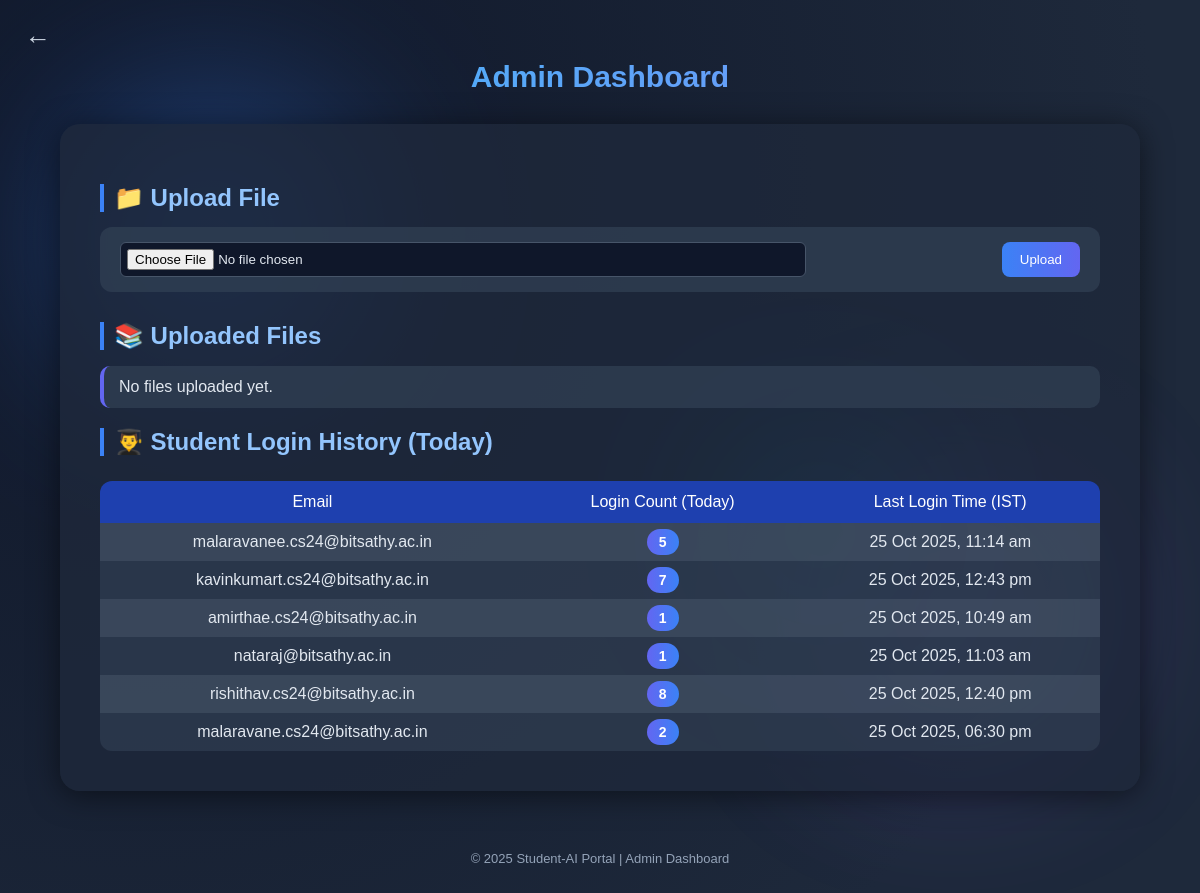
Page /admin_dashboard on the committed database.
### models.py (models this page shows)
class StudentLogin(Base):
    __tablename__ = "student_logins"
    id = Column(Integer, primary_key=True, index=True)
    email = Column(String, index=True)
    timestamp = Column(DateTime(timezone=True), server_default=func.now())

### main.py (the view)
@app.get("/admin_dashboard", response_class=HTMLResponse)
def admin_dashboard(request: Request, db: Session = Depends(get_db)):
    files = os.listdir(UPLOAD_DIR)
    logins = db.query(StudentLogin).all()
    today = date.today()
    login_counts = defaultdict(lambda: {"count": 0, "last_login": "N/A"})
    for login in logins:
        ts = login.timestamp
        if ts.tzinfo is None:
            ts = ts.replace(tzinfo=datetime.now().astimezone().tzinfo)
        if ts.date() == today:
            login_counts[login.email]["count"] += 1
            login_counts[login.email]["last_login"] = ts.astimezone(timezone.utc).isoformat()
    return templates.TemplateResponse(
        "admin_dashboard.html",
        {"request": request, "files": files, "login_counts": login_counts, "year": datetime.now().year}
    )

### templates/admin_dashboard.html (shortened to what this page needs)
<!DOCTYPE html>
<html lang="en">
<head>
</head>
<body>
<div class="blob blob1"></div>
<div class="blob blob2"></div>
<div class="blob blob3"></div>
<a href="/" class="back-icon">&#8592;</a>
<header>Admin Dashboard</header>
<main>
  <h2>📁 Upload File</h2>
  <form action="/upload_file" method="post" enctype="multipart/form-data">
      <input type="file" name="file" required>
      <button type="submit">Upload</button>
  </form>
  <h2>📚 Uploaded Files</h2>
  <ul>
      {% for file in files %}
      <li>
          <span>{{ file }}</span>
          <form action="/delete_file" method="post" style="margin:0;">
              <input type="hidden" name="filename" value="{{ file }}">
              <button type="submit" class="delete-btn">🗑️ Delete</button>
          </form>
      </li>
      {% else %}
      <li>No files uploaded yet.</li>
      {% endfor %}
  </ul>
  <h2>👨‍🎓 Student Login History (Today)</h2>
  <table>
      <tr>
          <th>Email</th>
          <th>Login Count (Today)</th>
          <th>Last Login Time (IST)</th>
      </tr>
      {% for email, info in login_counts.items() %}
      <tr>
          <td>{{ email }}</td>
          <td><span class="count-badge">{{ info.count }}</span></td>
          <td class="time-cell">{{ info.last_login }}</td>
      </tr>
      {% endfor %}
  </table>
</main>
<footer>© {{ year }} Student-AI Portal | Admin Dashboard</footer>
</body>
</html>

### templates/admin_dashboard.html (style rules this page uses)
body { font-family: "Poppins", sans-serif; margin: 0; padding: 0; color: #e2e8f0; background: radial-gradient(circle at 10% 20%, #0f172a, #1e293b 80%); overflow-x: hidden; position: relative; }
.blob { position: absolute; border-radius: 50%; filter: blur(90px); opacity: 0.4; animation: float 12s ease-in-out infinite; }
.blob1 { background: #3b82f6; width: 300px; height: 300px; top: 10%; left: 5%; animation-delay: 0s; }
.blob2 { background: #8b5cf6; width: 250px; height: 250px; bottom: 15%; right: 10%; animation-delay: 4s; }
.blob3 { background: #06b6d4; width: 200px; height: 200px; top: 50%; left: 60%; animation-delay: 2s; }
.back-icon { position: fixed; top: 20px; left: 25px; font-size: 26px; color: #cbd5e1; cursor: pointer; text-decoration: none; transition: color 0.2s ease; z-index: 1000; }
header { text-align: center; padding: 60px 0 30px; font-size: 30px; font-weight: 600; background: linear-gradient(90deg, #38bdf8, #818cf8); -webkit-background-clip: text; -webkit-text-fill-color: transparent; }
main { max-width: 1000px; margin: 0 auto 60px; background: rgba(30, 41, 59, 0.8); padding: 40px; border-radius: 20px; box-shadow: 0 4px 30px rgba(0,0,0,0.5); position: relative; z-index: 10; }
h2 { color: #93c5fd; border-left: 4px solid #3b82f6; padding-left: 10px; margin-bottom: 15px; }
form { display: flex; align-items: center; justify-content: space-between; background: rgba(51, 65, 85, 0.7); padding: 15px 20px; border-radius: 12px; margin-bottom: 30px; }
input[type="file"] { padding: 6px; border: 1px solid #475569; border-radius: 6px; background: #0f172a; color: #e2e8f0; width: 70%; }
button { padding: 10px 18px; background: linear-gradient(90deg, #3b82f6, #6366f1); color: white; border: none; border-radius: 8px; cursor: pointer; font-weight: 500; transition: all 0.2s ease; }
ul { list-style: none; padding: 0; }
li { background: rgba(51, 65, 85, 0.7); margin: 8px 0; padding: 12px 15px; border-radius: 10px; border-left: 4px solid #6366f1; display: flex; justify-content: space-between; align-items: center; }
table { width: 100%; border-collapse: collapse; margin-top: 25px; border-radius: 12px; overflow: hidden; }
th { background-color: #1e40af; color: white; padding: 12px; text-align: center; font-weight: 500; }
td { padding: 10px; text-align: center; background: rgba(51, 65, 85, 0.6); }
tr:nth-child(even) td { background: rgba(71, 85, 105, 0.7); }
.count-badge { background: linear-gradient(90deg, #6366f1, #3b82f6); color: white; padding: 5px 12px; border-radius: 20px; font-size: 14px; font-weight: 600; }
footer { text-align: center; color: #94a3b8; font-size: 13px; margin: 30px 0; }

### rows in the picture
StudentLogin: email "malaravanee.cs24@bitsathy.ac.in", count "5"
StudentLogin: email "kavinkumart.cs24@bitsathy.ac.in", count "7"
StudentLogin: email "amirthae.cs24@bitsathy.ac.in", count "1"
StudentLogin: email "nataraj@bitsathy.ac.in", count "1"
StudentLogin: email "rishithav.cs24@bitsathy.ac.in", count "8"
StudentLogin: email "malaravane.cs24@bitsathy.ac.in", count "2"

### other values in the picture
{{ year }} "2025"
